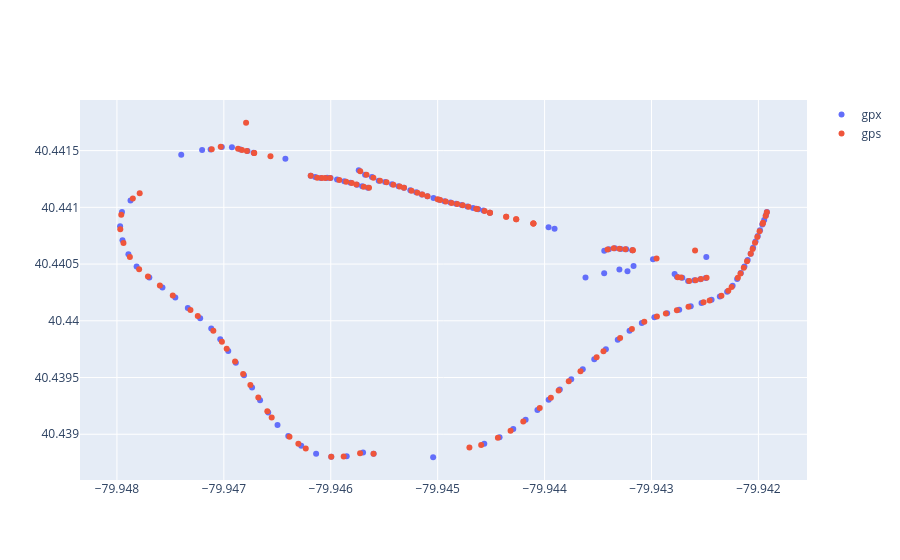

Here is the notebook cell this chart was saved with:
### Code cell
fig = go.Figure()
fig.add_trace(go.Scatter(x=merged.longitude, y=merged.latitude, 
                         mode='markers', customdata=merged[['timestamp']], 
                         hovertemplate="%{customdata[0]}: (%{x}, %{y})", name='gpx'))
fig.add_trace(go.Scatter(x=merged.position_long, y=merged.position_lat,
                         mode='markers', customdata=merged[['timestamp']], 
                         hovertemplate="%{customdata[0]}: (%{x}, %{y})", name='gps'))
fig.show()

### Figure 1 — Plotly figure (JSON) as saved in the notebook; plotly's stock layout.template omitted (floating-point values rounded to 4 significant figures; data arrays with more than 128 entries replaced by an {"elided": "..."} marker saying what was removed)
{"data": [{"customdata": {"elided": "130x1 int values"}, "hovertemplate": "%{customdata[0]}: (%{x}, %{y})", "mode": "markers", "name": "gpx", "type": "scatter", "x": {"elided": "130 float values"}, "y": {"elided": "130 float values"}}, {"customdata": {"elided": "130x1 int values"}, "hovertemplate": "%{customdata[0]}: (%{x}, %{y})", "mode": "markers", "name": "gps", "type": "scatter", "x": {"elided": "130 float values"}, "y": {"elided": "130 float values"}}], "layout": {}}
